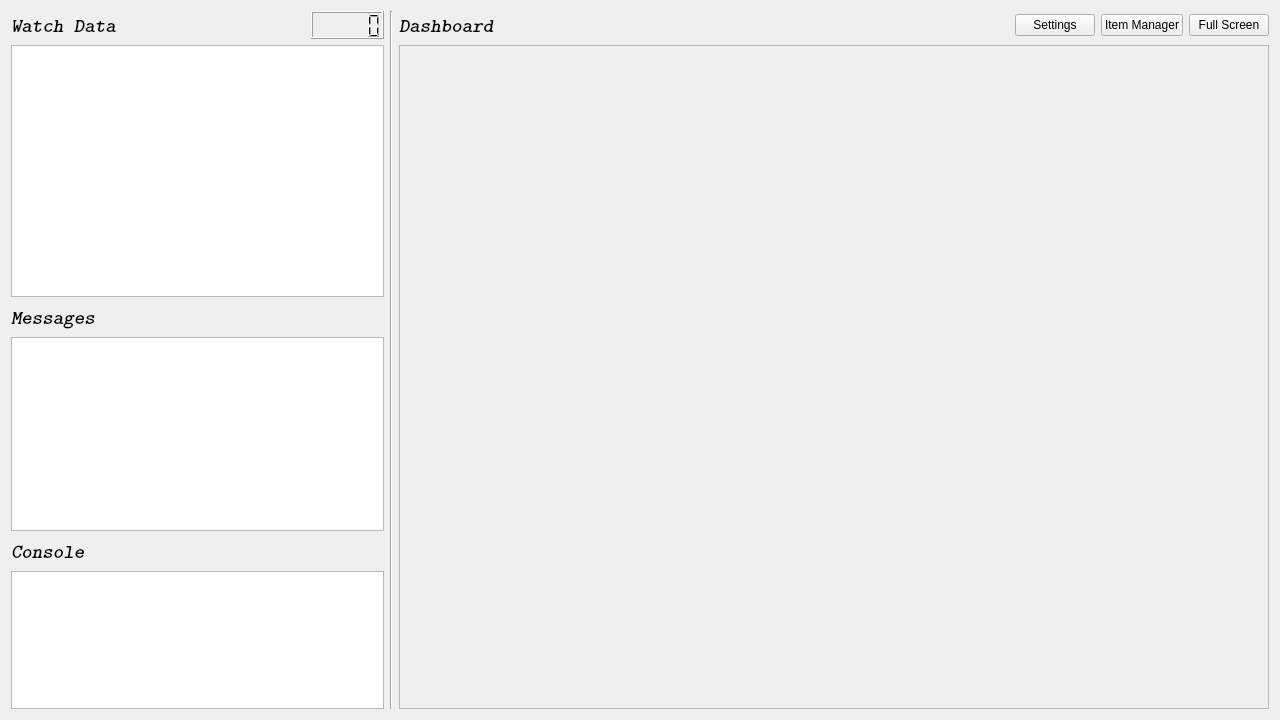
<?xml version="1.0" encoding="UTF-8"?>
<ui version="4.0">
 <class>Dashboard</class>
 <widget class="QWidget" name="Dashboard">
  <property name="geometry">
   <rect>
    <x>0</x>
    <y>0</y>
    <width>1280</width>
    <height>720</height>
   </rect>
  </property>
  <property name="windowTitle">
   <string>Dashboard</string>
  </property>
  <layout class="QHBoxLayout" name="horizontalLayout_7">
   <item>
    <layout class="QHBoxLayout" name="horizontalLayout_6" stretch="3,1,7">
     <item>
      <layout class="QVBoxLayout" name="verticalLayout_4" stretch="5,4,3">
       <item>
        <layout class="QVBoxLayout" name="verticalLayout">
         <item>
          <layout class="QHBoxLayout" name="horizontalLayout_2" stretch="4,1">
           <item>
            <widget class="QLabel" name="label">
             <property name="font">
              <font>
               <family>Latin Modern Mono Light</family>
               <pointsize>15</pointsize>
               <weight>75</weight>
               <italic>true</italic>
               <bold>true</bold>
               <underline>false</underline>
              </font>
             </property>
             <property name="text">
              <string>Watch Data</string>
             </property>
            </widget>
           </item>
           <item>
            <widget class="QLCDNumber" name="refresh">
             <property name="intValue" stdset="0">
              <number>0</number>
             </property>
            </widget>
           </item>
          </layout>
         </item>
         <item>
          <widget class="QTreeView" name="dataTree"/>
         </item>
        </layout>
       </item>
       <item>
        <layout class="QVBoxLayout" name="verticalLayout_2">
         <item>
          <layout class="QHBoxLayout" name="horizontalLayout_3" stretch="4">
           <item>
            <widget class="QLabel" name="label_2">
             <property name="font">
              <font>
               <family>Latin Modern Mono Light</family>
               <pointsize>15</pointsize>
               <weight>75</weight>
               <italic>true</italic>
               <bold>true</bold>
               <underline>false</underline>
              </font>
             </property>
             <property name="text">
              <string>Messages</string>
             </property>
            </widget>
           </item>
          </layout>
         </item>
         <item>
          <widget class="QTableWidget" name="messageTable"/>
         </item>
        </layout>
       </item>
       <item>
        <layout class="QVBoxLayout" name="verticalLayout_3">
         <item>
          <layout class="QHBoxLayout" name="horizontalLayout_4" stretch="4">
           <item>
            <widget class="QLabel" name="label_3">
             <property name="font">
              <font>
               <family>Latin Modern Mono Light</family>
               <pointsize>15</pointsize>
               <weight>75</weight>
               <italic>true</italic>
               <bold>true</bold>
               <underline>false</underline>
              </font>
             </property>
             <property name="text">
              <string>Console</string>
             </property>
            </widget>
           </item>
          </layout>
         </item>
         <item>
          <widget class="QListView" name="consoleList"/>
         </item>
        </layout>
       </item>
      </layout>
     </item>
     <item>
      <widget class="Line" name="line">
       <property name="orientation">
        <enum>Qt::Vertical</enum>
       </property>
      </widget>
     </item>
     <item>
      <layout class="QVBoxLayout" name="verticalLayout_5" stretch="1,14">
       <item>
        <layout class="QHBoxLayout" name="horizontalLayout_5" stretch="10,1,1,1">
         <item>
          <widget class="QLabel" name="label_4">
           <property name="font">
            <font>
             <family>Latin Modern Mono Light</family>
             <pointsize>15</pointsize>
             <weight>75</weight>
             <italic>true</italic>
             <bold>true</bold>
            </font>
           </property>
           <property name="text">
            <string>Dashboard</string>
           </property>
          </widget>
         </item>
         <item>
          <widget class="QPushButton" name="setting">
           <property name="text">
            <string>Settings</string>
           </property>
          </widget>
         </item>
         <item>
          <widget class="QPushButton" name="itemManager">
           <property name="text">
            <string>Item Manager</string>
           </property>
          </widget>
         </item>
         <item>
          <widget class="QPushButton" name="fullScreen">
           <property name="text">
            <string>Full Screen</string>
           </property>
          </widget>
         </item>
        </layout>
       </item>
       <item>
        <widget class="QFrame" name="frame">
         <property name="frameShape">
          <enum>QFrame::StyledPanel</enum>
         </property>
         <property name="frameShadow">
          <enum>QFrame::Raised</enum>
         </property>
        </widget>
       </item>
      </layout>
     </item>
    </layout>
   </item>
  </layout>
 </widget>
 <resources/>
 <connections/>
</ui>
